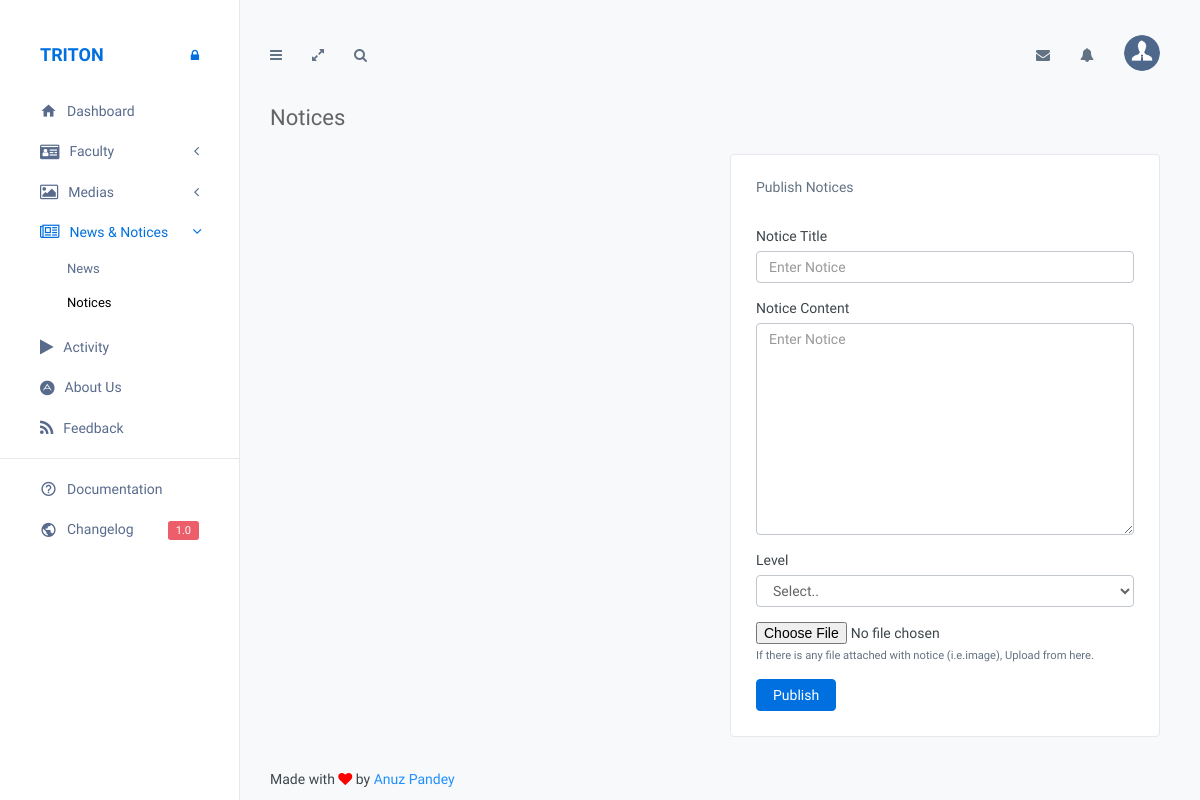
/cpanel/notice.php (signed in), run on an earlier commit of the app's database.
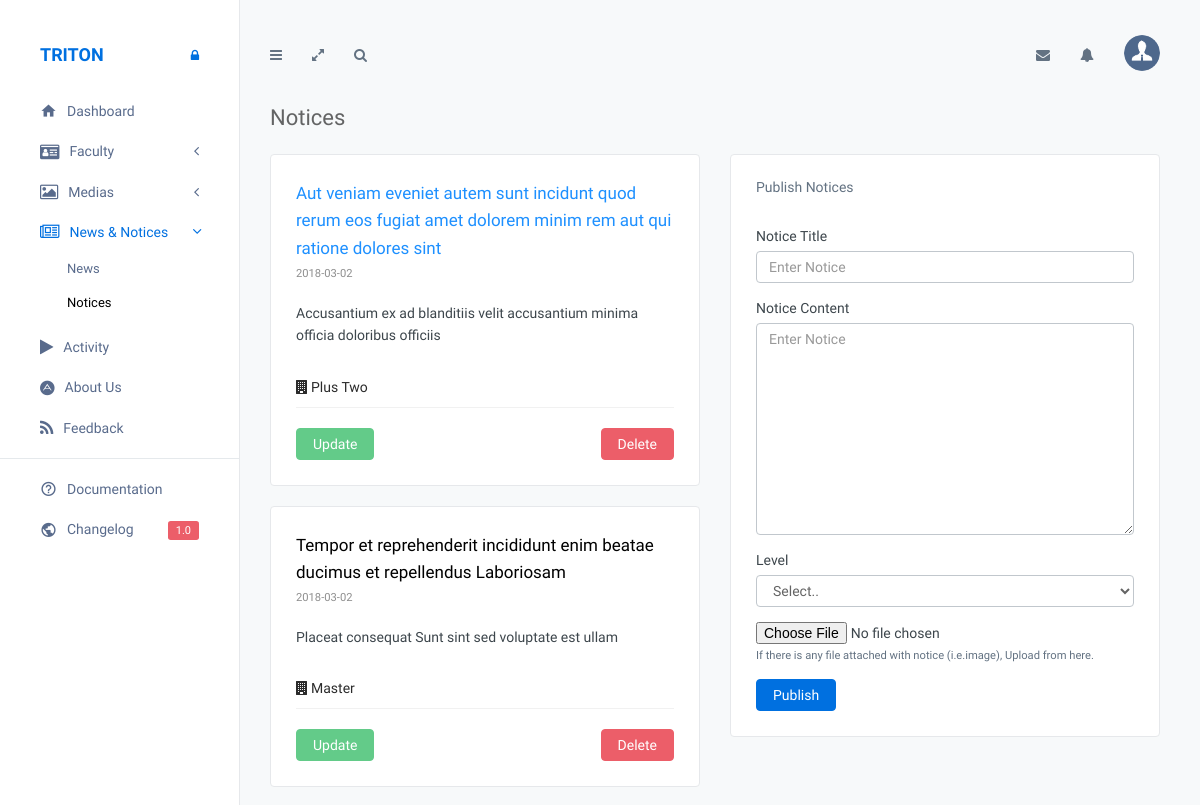
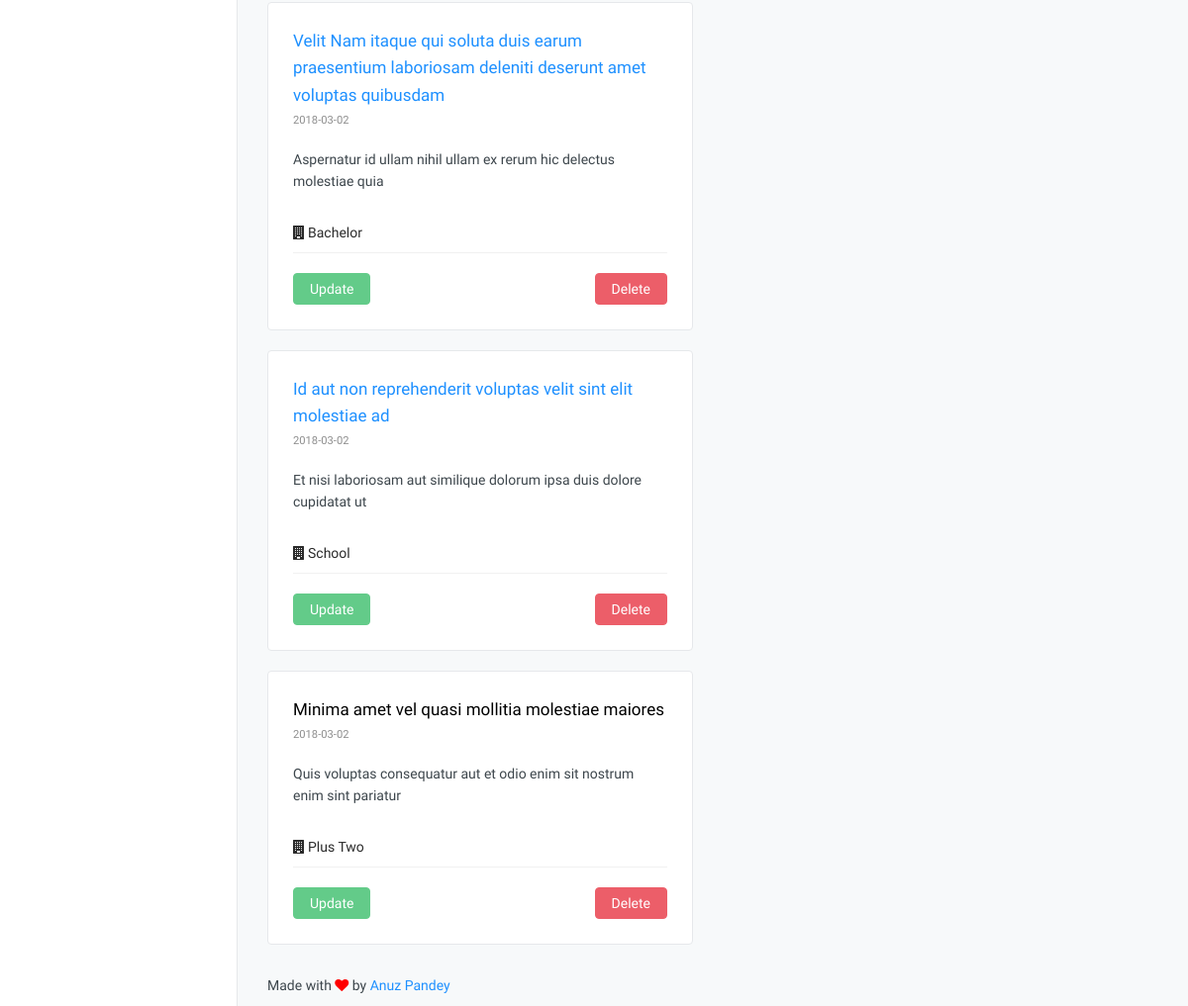
And on a later commit of the database (2 pictures, top to bottom).
### tables this page shows
CREATE TABLE `tbl_notice` (
  `notice_id` int(11) NOT NULL,
  `notice_for` int(11) NOT NULL,
  `notice` text NOT NULL,
  `notice_content` text NOT NULL,
  `publish_date` date NOT NULL,
  `notice_file` varchar(200) NOT NULL
);

CREATE TABLE `tbl_level` (
  `level_id` int(11) NOT NULL,
  `level_name` varchar(100) NOT NULL,
  `updated_date` date NOT NULL
);

### cpanel/notice.php (the view, shortened to what this page needs)
<?php
require_once('../connection.php');
?>
<!DOCTYPE html>
<html lang="en">
<head>
    <link href="../assets/plugins/bootstrap/css/bootstrap.min.css" rel="stylesheet">
    <link href="../assets/plugins/font-awesome/css/font-awesome.min.css" rel="stylesheet">
    <link href="../assets/plugins/icomoon/style.css" rel="stylesheet">
    <link href="../assets/plugins/uniform/css/default.css" rel="stylesheet" />
    <link href="../assets/plugins/switchery/switchery.min.css" rel="stylesheet" />
    <link href="../assets/plugins/nvd3/nv.d3.min.css" rel="stylesheet">
    <link href="../assets/plugins/switchery/switchery.min.css" rel="stylesheet" />
    <link href="../assets/plugins/dropzone/dropzone.min.css" rel="stylesheet">
    <link href="../assets/plugins/plupload/js/jquery.plupload.queue/css/jquery.plupload.queue.css" rel="stylesheet" type="text/css" />
    <link href="../assets/css/triton.css" rel="stylesheet">
    <link href="../assets/css/themes/admin.css" rel="stylesheet">
    <link href="../assets/css/custom.css" rel="stylesheet">
</head>
<body>
    <div class="page-container">
        <div class="page-sidebar">
            <a class="logo-box" href="index.html">
            <span>Triton</span>
            <i class="fa fa-lock"></i>
            </a>
            <div class="page-sidebar-inner">
                <div class="page-sidebar-menu">
                    <ul class="accordion-menu">
                        <li>
                            <a href="dashboard.php">
                        <i class="menu-icon icon-home4"></i><span>Dashboard</span>
                        </a>
                        </li>
                        <li>
                            <a href="javascript:void(0);">
                                    <i class="menu-icon fa fa-id-card"></i><span>Faculty</span><i class="accordion-icon fa fa-angle-left"></i>
                                </a>
                        </li>
                        <li>
                            <a href="javascript:void(0);">
                                    <i class="menu-icon fa fa-image"></i><span>Medias</span><i class="accordion-icon fa fa-angle-left"></i>
                                </a>
                        </li>
                        <li class="active-page">
                            <a href="javascript:void(0);">
                                    <i class="menu-icon fa fa-newspaper-o"></i><span>News & Notices</span><i class="accordion-icon fa fa-angle-left"></i>
                                </a>
                            <ul class="sub-menu">
                                <li><a href="news.php">News</a></li>
                                <li><a class="active" href="notice.php">Notices</a></li>
                            </ul>
                        </li>
                        <li>
                            <a href="activity.php">
                        <i class="menu-icon fa fa-play"></i><span>Activity</span>
                        </a>
                        </li>
                        <li>
                            <a href="aboutUs.php">
                        <i class="menu-icon fa fa-adn"></i><span>About Us</span>
                        </a>
                        </li>
                        <li>
                            <a href="feedback.php">
                        <i class="menu-icon fa fa-feed"></i><span>Feedback</span>
                        </a>
                        </li>
                        <li class="menu-divider"></li>
                        <li>
                            <a href="#">
                        <i class="menu-icon icon-help_outline"></i><span>Documentation</span>
                        </a>
                        </li>
                        <li>
                            <a href="#">
                        <i class="menu-icon icon-public"></i><span>Changelog</span><span class="label label-danger">1.0</span>
                        </a>
                        </li>
                    </ul>
                </div>
            </div>
        </div>
        <div class="page-content">
            <div class="page-header">
                <nav class="navbar navbar-default">
                    <div class="container-fluid">
                        <div class="collapse navbar-collapse" id="bs-example-navbar-collapse-1">
                            <ul class="nav navbar-nav">
                                <li><a href="javascript:void(0)" id="collapsed-sidebar-toggle-button"><i class="fa fa-bars"></i></a>
                                </li>
                                <li><a href="javascript:void(0)" id="toggle-fullscreen"><i class="fa fa-expand"></i></a>
                                </li>
                                <li><a href="javascript:void(0)" id="search-button"><i class="fa fa-search"></i></a>
                                </li>
                            </ul>
                            <ul class="nav navbar-nav navbar-right">
                                <li><a href="javascript:void(0)" class="right-sidebar-toggle" data-sidebar-id="main-right-sidebar"><i class="fa fa-envelope"></i></a>
                                </li>
                                <li class="dropdown">
                                    <a href="javascript:void(0)" class="dropdown-toggle" data-toggle="dropdown" role="button" aria-haspopup="true" aria-expanded="false"><i class="fa fa-bell"></i></a>
                                </li>
                                <li class="dropdown user-dropdown">
                                    <a href="#" class="dropdown-toggle" data-toggle="dropdown" role="button" aria-haspopup="true" aria-expanded="false"><img src="../assets/images/admin.png" alt="" class="img-circle"></a>
                                </li>
                            </ul>
                        </div>
                    </div>
                </nav>
            </div>
            <div class="page-inner">
                <div class="page-title">
                    <h3 class="breadcrumb-header">Notices <i class="fa"></i></h3>
                </div>
                <div id="main-wrapper">
                    <div class="row">
                        <?php
	$query_check = "SELECT * FROM tbl_notice AS n, tbl_level AS l WHERE l.level_id=n.notice_for";
	$result = $conn->query( $query_check );
	?>
                        <div class="col-md-6">
                            <div class="profile-timeline">
                                <ul class="list-unstyled">
                                    <?php
		while($data = $result->fetch_array())
		{
			?>
                                        <li class="timeline-item">
                                            <div class="panel panel-white">
                                                <div class="panel-body">
                                                    <div class="timeline-item-header">
                                                        <?php
				if ($data['notice_file']=='File Not Added'){
					?>
                                                            <p>
                                                                <?php echo $data['notice']; ?>
                                                            </p>
                                                            <?php
				}else{
					?>
                                                            <p>
                                                                <a href="noticeFiles/<?php echo $data['notice_file'] ?>">
                                                                    <?php echo $data['notice']; ?>
                                                                </a>
                                                            </p>
                                                            <?php
				}
				?>
                                                            <small><?php echo  $data['publish_date']; ?></small>
                                                    </div>
                                                    <div class="timeline-item-post">
                                                        <p>
                                                            <?php echo $data['notice_content']; ?>
                                                        </p>
                                                        <div class="timeline-options">
                                                            <a><i class="fa fa-building"></i><?php echo  $data['level_name']; ?></a>
                                                        </div>
                                                    </div>
                                                </div>
                                                <a class="btn btn-success" href="updateNotice.php?id=<?php echo $data['notice_id']; ?>">Update</a>
                                                <a class="btn btn-danger pull-right" href="javascript:confirmDelete('deleteNotice.php?id=<?php echo $data['notice_id']; ?>')">Delete</a>
                                            </div>
                                        </li>
                                        <?php
		}
		?>
                                </ul>
                            </div>
                        </div>
                        <div class="col-md-6">
                            <div class="panel panel-white">
                                <div class="panel-heading clearfix">
                                    <h4 class="panel-title">Publish Notices</h4>
                                </div>
                                <div class="panel-body">
                                    <form lpformnum="1" method="POST" enctype = "multipart/form-data">
                                        <div class="form-group">
                                            <label for="exampleInputEmail1">Notice Title</label>
                                            <input type="text" required="required" name="title" class="form-control" placeholder="Enter Notice">
                                        </div>
                                        <div class="form-group">
                                            <label for="exampleInputPassword1">Notice Content</label>
                                            <textarea type="text" required="required" name="notice_content" id="" aria-describedby="" placeholder="Enter Notice" class="form-control" name="" id="" cols="30" rows="10"></textarea>
                                        </div>
                                        <div class="form-group">
                                            <label>Level</label>
                                            <select class="form-control" name="level">
					<option disabled selected>Select..</option>
				</select>
                                        </div>
                                        <div class="form-group">
                                            <input type="file" name="file" class="form-control-file" id="exampleInputFile" aria-describedby="fileHelp">
                                            <small id="fileHelp" class="form-text text-muted">If there is any file attached with notice (i.e.image), Upload from here.</small>
                                        </div>
                                        <button type="submit" name="publish" class="btn btn-primary">Publish</button>
                                    </form>
                                </div>
                            </div>
                        </div>
                    </div>
                    <div class="page-footer">
                        <p>Made with <i class="fa fa-heart red-color"></i> by <a target="_blank" class="namawebaAnuz" href="https://www.linkedin.com/in/anuj-pandey-832620138/">Anuz Pandey</a>
                        </p>
                    </div>
                </div>
            </div>
        </div>
    </div>
</body>
</html>

### assets/css/themes/admin.css (style rules this page uses)
.page-sidebar, .logo-box { background: #fff; border-right: 1px solid #E6E8EB; }
.page-content, .page-header, .page-header .navbar-default, .page-inner:not(.login-page), .search-form, .page-header .form-control, .search-form #close-search { background: #F7F9FA; }
.accordion-menu .sub-menu, .page-sidebar-collapsed .page-sidebar-menu > ul > li:hover > a { background: #fff; }

### assets/css/custom.css (style rules this page uses)
.red-color { color: red; }

### cpanel/notice.php (style rules this page uses)
a { color: dodgerblue; }

What changed in the data, as far as the page shows it:
added tbl_notice: notice "Aut veniam eveniet autem sunt incidunt quod rerum eos fugiat amet dolorem minim rem aut qui ratione dolores sint", publish_date "2018-03-02", notice_content "Accusantium ex ad blanditiis velit accusantium minima officia doloribus officiis", tbl_level.level_name "Plus Two"
added tbl_notice: notice "Tempor et reprehenderit incididunt enim beatae ducimus et repellendus Laboriosam", publish_date "2018-03-02", notice_content "Placeat consequat Sunt sint sed voluptate est ullam", tbl_level.level_name "Master"
added tbl_notice: notice "Velit Nam itaque qui soluta duis earum praesentium laboriosam deleniti deserunt amet voluptas quibusdam", publish_date "2018-03-02", notice_content "Aspernatur id ullam nihil ullam ex rerum hic delectus molestiae quia", tbl_level.level_name "Bachelor"
added tbl_notice: notice "Id aut non reprehenderit voluptas velit sint elit molestiae ad", publish_date "2018-03-02", notice_content "Et nisi laboriosam aut similique dolorum ipsa duis dolore cupidatat ut", tbl_level.level_name "School"
added tbl_notice: notice "Minima amet vel quasi mollitia molestiae maiores", publish_date "2018-03-02", notice_content "Quis voluptas consequatur aut et odio enim sit nostrum enim sint pariatur", tbl_level.level_name "Plus Two"
